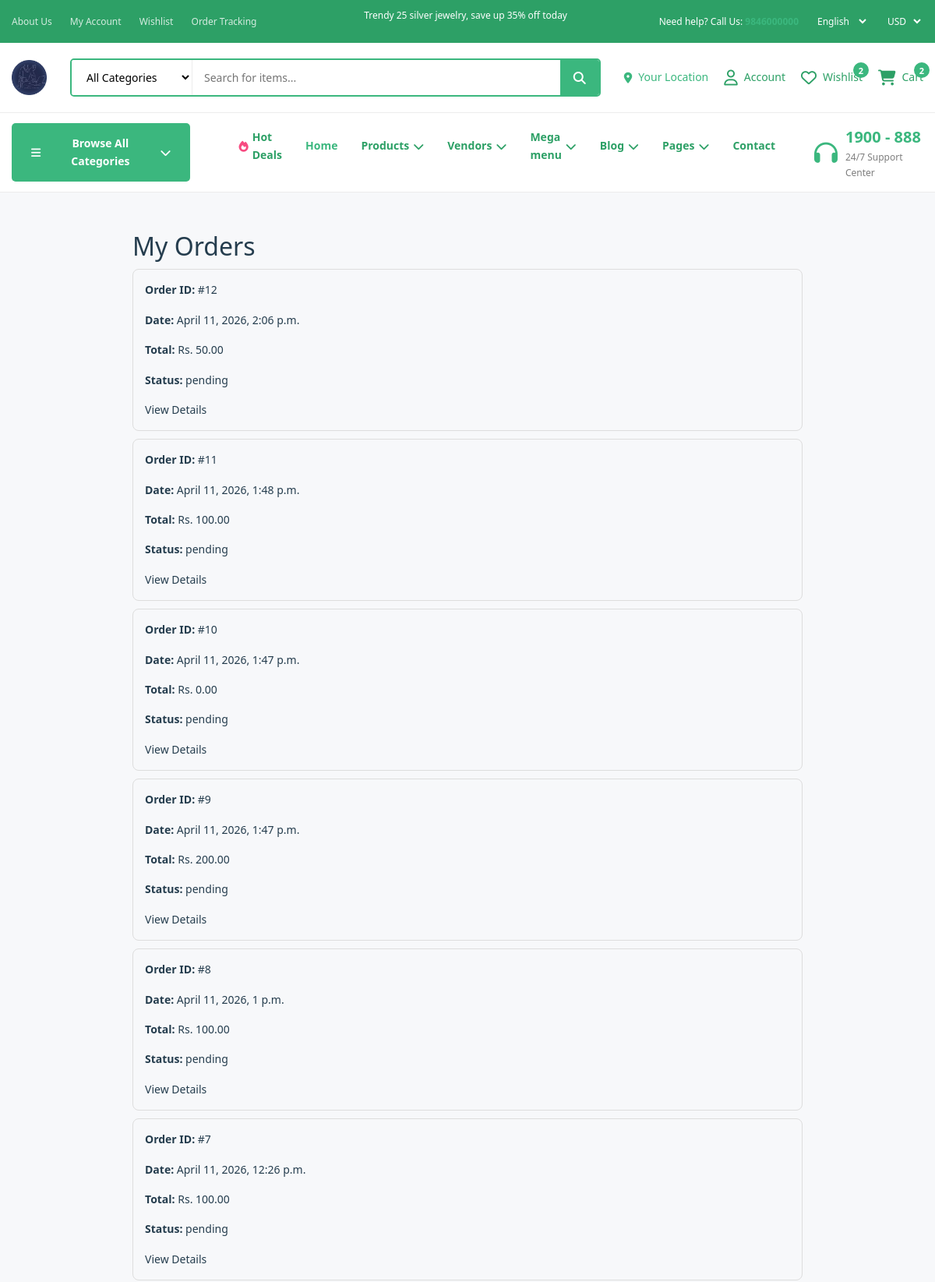
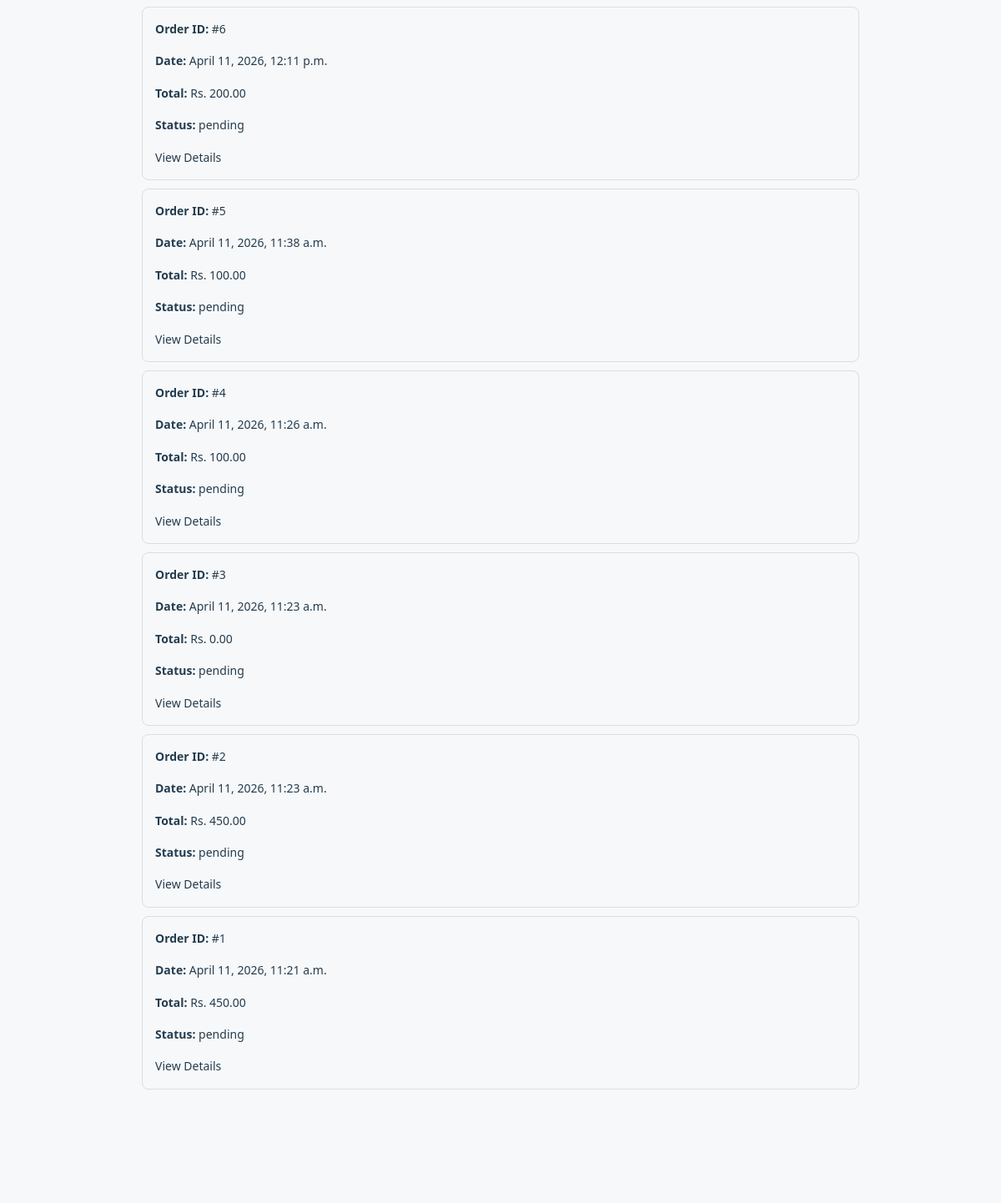
Page /my-orders/ (signed in, upper part) on the earlier database version (2 pictures, top to bottom).
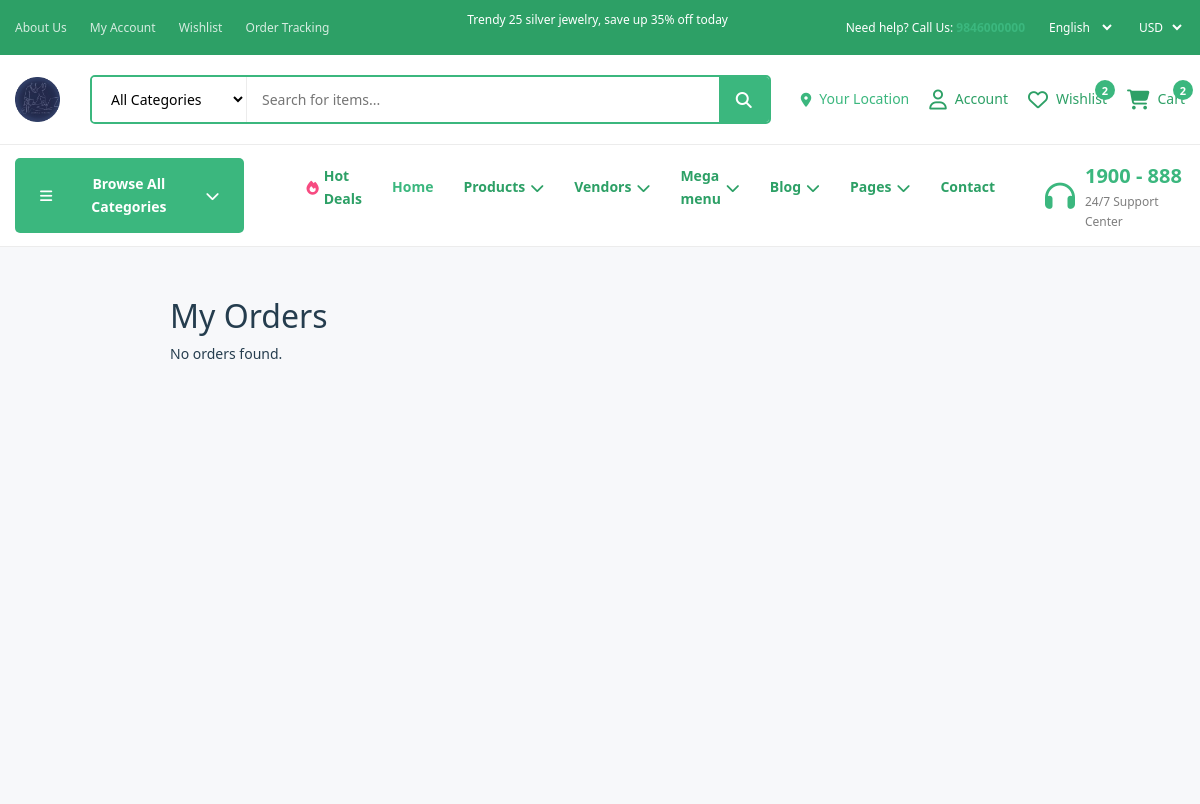
Same page on the later database version.
### core/models.py (models this page shows, shortened)
class Order(models.Model):
    user = models.ForeignKey(User, on_delete=models.CASCADE)
    full_name = models.CharField(max_length=100)
    address = models.TextField()
    phone = models.CharField(max_length=20)
    total_price = models.DecimalField(max_digits=10, decimal_places=2, default=0)
    payment_status = models.CharField(
    max_length=20,
    choices=(
        ('pending', 'Pending'),
        ('paid', 'Paid'),
        ('failed', 'Failed'),
    ),
    default='pending'
)
    paid_status = models.BooleanField(default=False)
    created_at = models.DateTimeField(auto_now_add=True)

### core/views.py (the view)
# urls.py: path("my-orders/", views.my_orders, name="my_orders"),
@login_required
def my_orders(request):
    orders = Order.objects.filter(user=request.user).order_by('-created_at')
    return render(request, "core/my_orders.html", {
        "orders": orders
    })

### core/templates/core/my_orders.html (shortened to what this page needs)
{% extends 'base.html' %}
{% block content %}
<div style="max-width:900px; margin:auto; padding:20px;">
    <h2>My Orders</h2>
    {% if orders %}
        {% for order in orders %}
        <div style="border:1px solid #ddd; padding:15px; margin:10px 0; border-radius:8px;">
            <p><strong>Order ID:</strong> #{{ order.id }}</p>
            <p><strong>Date:</strong> {{ order.created_at }}</p>
            <p><strong>Total:</strong> Rs. {{ order.total_price }}</p>
            <p><strong>Status:</strong> {{ order.payment_status }}</p>
            <a href="{% url 'core:order_detail' order.id %}">
                View Details
            </a>
        </div>
        {% endfor %}
    {% else %}
        <p>No orders found.</p>
    {% endif %}
</div>
{% endblock %}

Differences in the rows shown:
removed Order: id "12", created_at "April 11, 2026, 2:06 p.m.", total_price "50.00", payment_status "pending"
removed Order: id "11", created_at "April 11, 2026, 1:48 p.m.", total_price "100.00", payment_status "pending"
removed Order: id "10", created_at "April 11, 2026, 1:47 p.m.", total_price "0.00", payment_status "pending"
removed Order: id "9", created_at "April 11, 2026, 1:47 p.m.", total_price "200.00", payment_status "pending"
removed Order: id "8", created_at "April 11, 2026, 1 p.m.", total_price "100.00", payment_status "pending"
removed Order: id "7", created_at "April 11, 2026, 12:26 p.m.", total_price "100.00", payment_status "pending"
removed Order: id "6", created_at "April 11, 2026, 12:11 p.m.", total_price "200.00", payment_status "pending"
removed Order: id "5", created_at "April 11, 2026, 11:38 a.m.", total_price "100.00", payment_status "pending"
removed Order: id "4", created_at "April 11, 2026, 11:26 a.m.", total_price "100.00", payment_status "pending"
removed Order: id "3", created_at "April 11, 2026, 11:23 a.m.", total_price "0.00", payment_status "pending"
removed Order: id "2", created_at "April 11, 2026, 11:23 a.m.", total_price "450.00", payment_status "pending"
removed Order: id "1", created_at "April 11, 2026, 11:21 a.m.", total_price "450.00", payment_status "pending"
Other differences:
text now shown: "No orders found."
